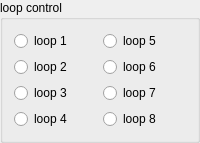
     <widget class="QGroupBox" name="groupBox_8">
      <property name="title">
       <string>loop control</string>
      </property>
      <layout class="QGridLayout" name="gridLayout_21">
       <item row="0" column="0">
        <widget class="QRadioButton" name="radioButton_loop_1">
         <property name="text">
          <string>loop 1</string>
         </property>
         <property name="checkable">
          <bool>true</bool>
         </property>
         <property name="checked">
          <bool>false</bool>
         </property>
         <property name="autoExclusive">
          <bool>false</bool>
         </property>
        </widget>
       </item>
       <item row="0" column="1">
        <widget class="QRadioButton" name="radioButton_loop_5">
         <property name="text">
          <string>loop 5</string>
         </property>
         <property name="autoExclusive">
          <bool>false</bool>
         </property>
        </widget>
       </item>
       <item row="1" column="0">
        <widget class="QRadioButton" name="radioButton_loop_2">
         <property name="text">
          <string>loop 2</string>
         </property>
         <property name="checked">
          <bool>false</bool>
         </property>
         <property name="autoExclusive">
          <bool>false</bool>
         </property>
        </widget>
       </item>
       <item row="1" column="1">
        <widget class="QRadioButton" name="radioButton_loop_6">
         <property name="text">
          <string>loop 6</string>
         </property>
         <property name="autoExclusive">
          <bool>false</bool>
         </property>
        </widget>
       </item>
       <item row="2" column="0">
        <widget class="QRadioButton" name="radioButton_loop_3">
         <property name="text">
          <string>loop 3</string>
         </property>
         <property name="autoExclusive">
          <bool>false</bool>
         </property>
        </widget>
       </item>
       <item row="2" column="1">
        <widget class="QRadioButton" name="radioButton_loop_7">
         <property name="text">
          <string>loop 7</string>
         </property>
         <property name="autoExclusive">
          <bool>false</bool>
         </property>
        </widget>
       </item>
       <item row="3" column="0">
        <widget class="QRadioButton" name="radioButton_loop_4">
         <property name="text">
          <string>loop 4</string>
         </property>
         <property name="autoExclusive">
          <bool>false</bool>
         </property>
        </widget>
       </item>
       <item row="3" column="1">
        <widget class="QRadioButton" name="radioButton_loop_8">
         <property name="text">
          <string>loop 8</string>
         </property>
         <property name="checkable">
          <bool>true</bool>
         </property>
         <property name="checked">
          <bool>false</bool>
         </property>
         <property name="autoExclusive">
          <bool>false</bool>
         </property>
        </widget>
       </item>
      </layout>
     </widget>
